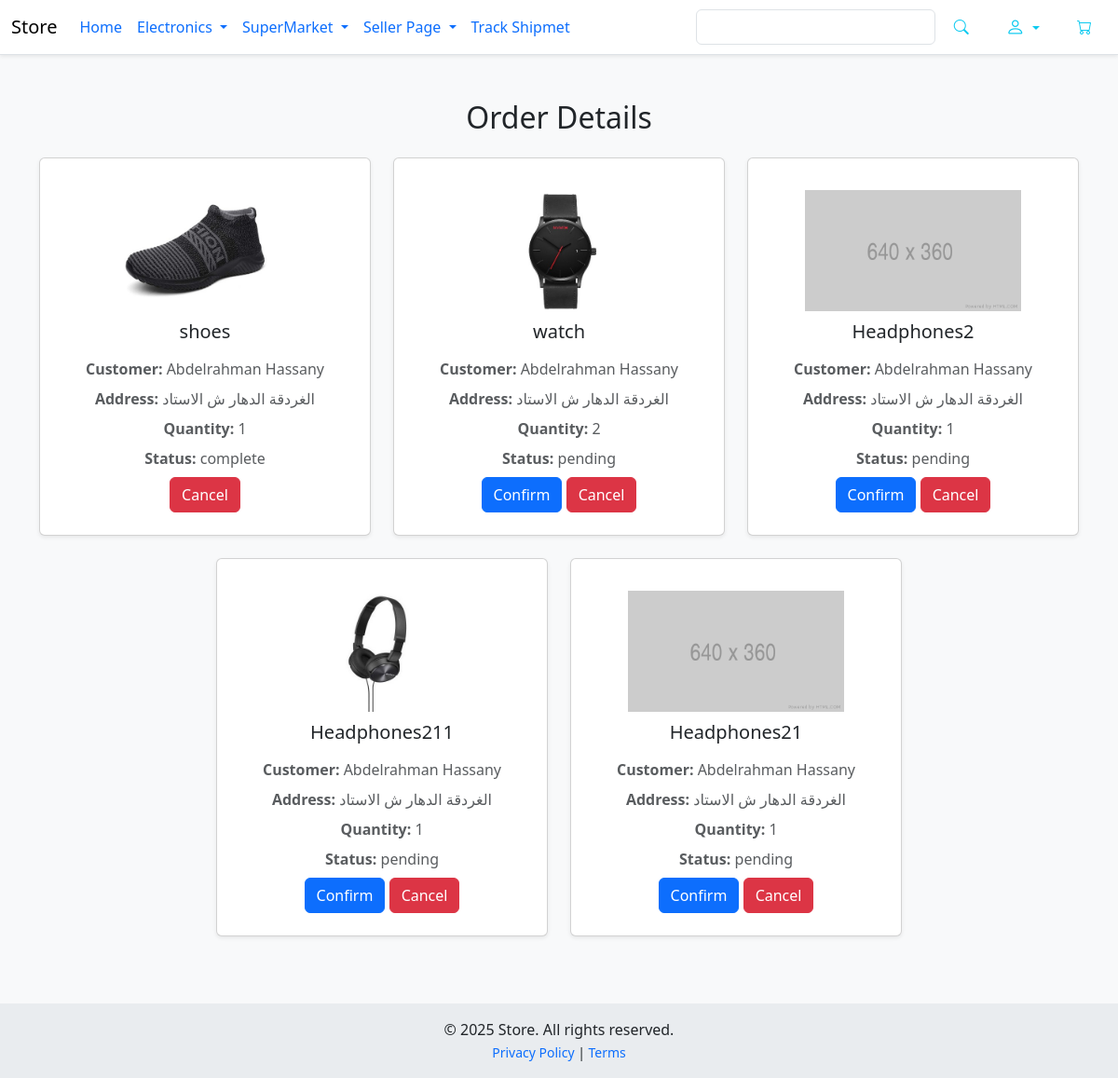
Screenshot of /product_detail/ (signed in) with the database file from the repository.
### Store/models.py (models this page shows, shortened)
class OrderStatus(models.Model):
    class StatusChoice(models.TextChoices):
        PENDING = 'pending', 'Pending'
        COMPLETE = 'complete', 'Complete'
    product = models.ForeignKey(Product, on_delete=models.CASCADE)
    order = models.ForeignKey(Order, on_delete=models.CASCADE)
    customer = models.ForeignKey('CoreAuth.Customer', on_delete=models.CASCADE)
    address = models.CharField(max_length=255)
    seller = models.ForeignKey('CoreAuth.Seller', on_delete=models.CASCADE)
    statuschoice = models.CharField(max_length=10, choices=StatusChoice.choices, default=StatusChoice.PENDING)
    date_updated = models.DateTimeField(auto_now=True)
    quantity = models.IntegerField(null=True,blank=True)

class Product(models.Model):
    class RatingChoice(models.IntegerChoices):
        NOT_RATED = 0, 'Not Rated Yet'
        VERY_POOR = 1, 'Very Poor'
        POOR = 2, 'Poor'
        AVERAGE = 3, 'Average'
        GOOD = 4, 'Good'
        EXCELLENT = 5, 'Excellent'
    slug = models.SlugField(max_length=160, unique=True,default='temp-slug')
    seller = models.ForeignKey('CoreAuth.Seller',on_delete=models.CASCADE)
    name = models.CharField(max_length=255)
    price = models.DecimalField(max_digits=9,decimal_places=2)
    created_at = models.DateTimeField(auto_now_add=True)
    rate = models.PositiveSmallIntegerField(choices=RatingChoice,default=RatingChoice.NOT_RATED)
    image = models.ImageField(upload_to='images/products', blank=True, null=True,max_length=255)
    digital = models.BooleanField(default=False)
    @property
    def imageURL(self):
        try:
            if self.image:
                url = self.image.url
                return url
        except:
            pass
        return '/static/images/placeholder.png'

### CoreAuth/models.py (models this page shows, shortened)
class Customer(models.Model):
    name = models.CharField(max_length=255)
    user = models.OneToOneField(settings.AUTH_USER_MODEL,blank=True,null=True,on_delete=models.CASCADE,related_name='customer')
    phone_number = models.CharField(max_length=20, blank=True, null=True)
    created_at = models.DateField(auto_now_add=True)

### Store/views.py (the view)
# urls.py: path('product_detail/', product_detail,name='product_detail'),
@login_required
def product_detail(request):
    try:
        if request.user.is_authenticated and request.user.seller:
            seller = request.user.seller
            order_status = OrderStatus.objects.filter(seller=seller)
            context = {"order_status": order_status}
            return render(request, "store/product_detail.html", context)
    except Exception as e:
        print(e)
        return redirect("store")

### Store/templates/store/product_detail.html (shortened to what this page needs)
{% extends 'main.html' %}
{% block content %}
{% if request.user.is_authenticated and request.user.seller %}
<div class="container my-5">
    <h2 class="text-center mb-4">Order Details</h2>
    {% if order_status %}
    <div class="row justify-content-center">
        {% for item in order_status %}
        <div class="col-12 col-md-6 col-lg-4 mb-4" id="order-card-{{ item.id }}">
            <div class="card shadow-sm">
                <div class="card-body p-4 text-center">
                    <img src="{{ item.product.imageURL }}" class="card-img-top img-fluid"
                        style="max-height: 150px; object-fit: contain; padding: 10px;">
                    <h5 class="card-title mb-3">{{ item.product.name }}</h5>
                    <p class="text-muted mb-2"><strong>Customer:</strong> {{ item.customer.name }}</p>
                    <p class="text-muted mb-2"><strong>Address:</strong> {{ item.address }}</p>
                    <p class="text-muted mb-2"><strong>Quantity:</strong> {{ item.quantity }}</p>
                    <p class="text-muted mb-2" id="status-{{ item.id }}"><strong>Status:</strong> {{ item.statuschoice}}</p>
                    {% if item.statuschoice == 'pending' %}
                    <button class="update-shipment btn btn-primary" data-id="{{ item.id }}">Confirm</button>
                    {% endif %}
                    <button class="cancel-shipment btn btn-danger" data-id="{{ item.id }}">Cancel</button>
                </div>
            </div>
        </div>
        {% endfor %}
    </div>
    {% else %}
    <div class="alert alert-info">There is no Product.</div>
    {% endif %}
</div>
{% endif %}
{% endblock %}

### static/css/main.css (style rules this page uses)
body { background-color: hsl(0, 0%, 98%); }
h1,h2,h3,h4,h5,h6 { color:hsl(0, 0%, 30%); }
.col-lg-4, .col-lg-6, .col-lg-8, .col-lg-12 { margin-top: 10px; }
.btn { border-radius: 0; }
.card-body { padding: 2rem; }
.btn-primary { background-color: #007bff; border-color: #007bff; font-weight: 600; }

### rows the page displays
OrderStatus: product.imageURL (picture), product.name "shoes", customer.name "Abdelrahman Hassany", address "الغردقة الدهار ش الاستاد", quantity "1", statuschoice "complete"
OrderStatus: product.imageURL (picture), product.name "watch", customer.name "Abdelrahman Hassany", address "الغردقة الدهار ش الاستاد", quantity "2", statuschoice "pending"
OrderStatus: product.name "Headphones2", customer.name "Abdelrahman Hassany", address "الغردقة الدهار ش الاستاد", quantity "1", statuschoice "pending"
OrderStatus: product.imageURL (picture), product.name "Headphones211", customer.name "Abdelrahman Hassany", address "الغردقة الدهار ش الاستاد", quantity "1", statuschoice "pending"
OrderStatus: product.name "Headphones21", customer.name "Abdelrahman Hassany", address "الغردقة الدهار ش الاستاد", quantity "1", statuschoice "pending"
